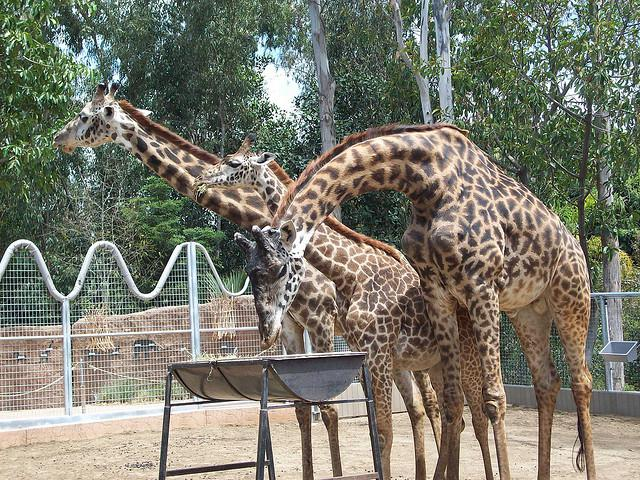
#> input picture TRT-TritonServer-Lesson/course_data/images/img_example.jpg, 640 x 480 px
$ jupyter execute 02-01-YOLO_PreProcessing.ipynb
#> lines starting #> are read from the running program, lines starting #| are printed output that depends on the picture
#> further down, img_ori is the input picture: shape (480, 640, 3); mean B, G, R 108.7, 122.3, 123.1
### TRT-TritonServer-Lesson/course_functions/ploting.py
import cv2
import matplotlib.pyplot as plt

def compare_images(*images, titles=None, figsize=(15, 5)):
    """
    显示多张图像的对比。

    参数:
        *images: 多张图像，可以是任意数量的图像。
        titles: 图像的标题列表，长度应与图像数量一致。如果为None，则不显示标题。
        figsize: 图像显示的大小，格式为 (宽, 高)。
    """
    num_images = len(images)
    if titles is not None and len(titles) != num_images:
        raise ValueError("The length of the titles list must match the number of images.")

    plt.figure(figsize=figsize)
    for i, img in enumerate(images, start=1):
        plt.subplot(1, num_images, i)
        plt.imshow(cv2.cvtColor(img, cv2.COLOR_BGR2RGB))
        plt.axis('off')
        if titles:
            plt.title(titles[i-1])
    plt.show()

### TRT-TritonServer-Lesson/02-01-YOLO_PreProcessing.ipynb
# <center>YOLO 前处理详解</center>

在目标检测任务中，**YOLO（You Only Look Once）** 系列算法以其高效性和准确性而备受青睐。然而，YOLO 模型的性能不仅取决于其网络结构的设计，还与其前处理过程密切相关。前处理阶段的核心任务是将输入图像调整为模型所需的格式，同时最大限度地保留图像的关键信息。本节课程将深入探讨 YOLO 前处理中的关键技术，涵盖 **Letterbox**、**仿射变换与双线性插值**，以及**基于 CUDA 的 WarpAffine 和 MultiWarpAffine 实现**。

YOLO 的前处理通常包括以下步骤：

- **等比例缩放**：保持图像纵横比的同时将图像缩放到目标尺寸。
- **边框填充**：在图像周围添加填充，以确保缩放后的图像符合目标尺寸。
- **转换为浮点数**：将图像像素值从整数转换为浮点数，便于后续计算。
- **归一化**：对图像像素值进行归一化处理，通常将其缩放到 [0, 1] 或 [-1, 1] 范围内。
- **通道转换**：将图像数据格式从 HWC（高度、宽度、通道）转换为 CHW（通道、高度、宽度），以适应模型输入要求。

通过以上步骤，YOLO 的前处理能够为模型提供高质量的输入数据，从而提升检测性能。

## <center>Letterbox 源码解析</center>

[cell 1]
import cv2
import numpy as np
from typing import Tuple

def letterbox(img: np.ndarray, new_shape: Tuple = (640, 640)) -> Tuple[np.ndarray, Tuple[float, float]]:
    """缩放图片同时保持纵横比并添加填充，适用于 YOLO 模型。"""
#> called with new_shape = (640, 640)
    shape = img.shape[:2]  # 当前图片的高度和宽度 [height, width]
#> shape = (480, 640)

    # 新旧尺寸之间的缩放比例（新尺寸 / 旧尺寸）
    r = min(new_shape[0] / shape[0], new_shape[1] / shape[1])
#> r = 1

    # 计算填充量
    new_unpad = int(round(shape[1] * r)), int(round(shape[0] * r))  # 缩放后未填充的尺寸
#> new_unpad = (640, 480)
    dw, dh = (new_shape[1] - new_unpad[0]) / 2, (new_shape[0] - new_unpad[1]) / 2  # 宽和高的填充量
#> dw = 0; dh = 80

    if shape[::-1] != new_unpad:  # 如果需要调整大小
        img = cv2.resize(img, new_unpad, interpolation=cv2.INTER_LINEAR)  # 使用线性插值调整图片大小到缩放后的尺寸

    top, bottom = int(round(dh - 0.1)), int(round(dh + 0.1))  # 顶部和底部填充量
#> top = 80; bottom = 80
    left, right = int(round(dw - 0.1)), int(round(dw + 0.1))  # 左右填充量
#> left = 0; right = 0
    img = cv2.copyMakeBorder(img, top, bottom, left, right, cv2.BORDER_CONSTANT, value=(114, 114, 114))  # 用固定值填充图片边界
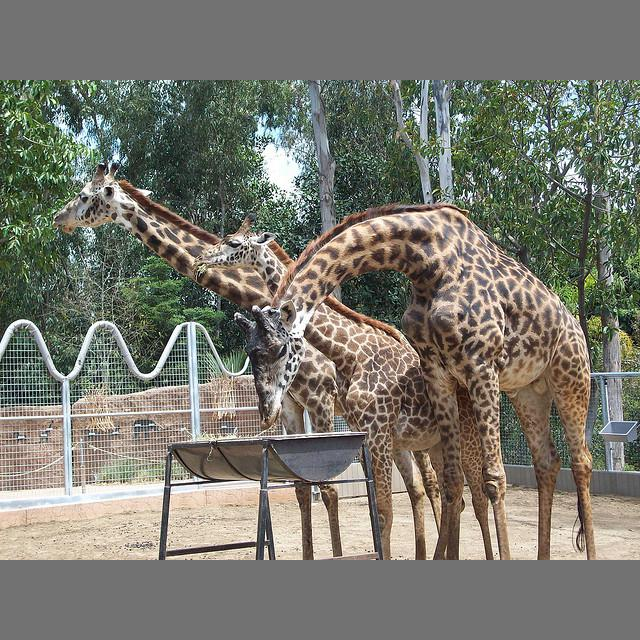
#> img: shape (640, 640, 3); mean of channels 0, 1, 2 110, 120.2, 120.8; drawn as B, G, R

    # 返回图片和填充宽度、高度的比例（相对图片尺寸）
    return img, (top / img.shape[0], left / img.shape[1])

[cell 2]
from course_functions.ploting import compare_images

img_ori = cv2.imread('./course_data/images/img_example.jpg')
img_letterbox, _ = letterbox(img_ori, (640, 640))
compare_images(img_ori, img_letterbox, titles=["Original Image", "Letterbox Image"])
#> in compare_images, `plt.show()`:
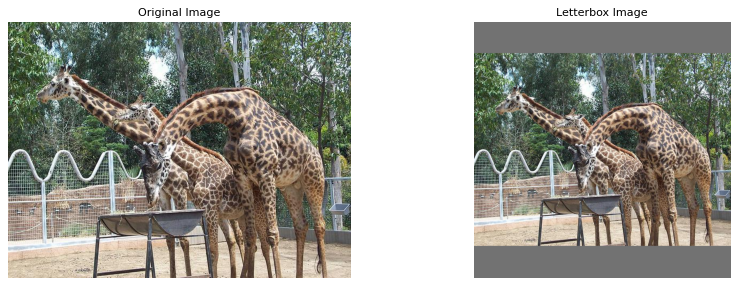
#> figure drawn by matplotlib, 2 panels

## <center>仿射变换</center>

`letterbox` 的核心功能是在保持图片纵横比的同时，将图片缩放到目标尺寸，并在多余的空间中添加填充。这一功能可以通过仿射变换实现，因为仿射变换能够同时处理缩放和平移操作。我们只需计算出仿射变换矩阵 $M$，即可通过 `cv2.warpAffine` 实现与 `letterbox` 相同的效果。以下是仿射变换矩阵 $M$ 的数学推理流程：

首先，计算缩放比例 $r$，以确保图像在缩放后不会超过目标尺寸的任一维度，同时保持纵横比。

$$
r = \min\left(\frac{\text{dst_width}}{\text{src_width}}, \frac{\text{dst_height}}{\text{src_height}}\right)
$$

接下来，计算在宽度和高度方向上的填充量 $dw$ 和 $dh$ 。这些填充量将用于在图像的两侧和上下添加填充，以使图像居中。

$$
\text{new_width} = \text{src_width} \times r, \text{new_height} = \text{src_height} \times r
$$

$$
dw = \frac{\text{dst_width} - \text{new_width}}{2}, dh = \frac{\text{dst_height} - \text{new_height}}{2}
$$

线性变换矩阵用于缩放图像。由于我们需要在 $x$ 和 $y$ 方向上以相同的比例 $r$ 缩放图像，线性变换矩阵 $A$ 为：

$$
M = \begin{pmatrix}
r & 0 \\
0 & r
\end{pmatrix}
$$

平移向量用于在 $x$ 和 $y$ 方向上分别平移 $dw$ 和 $dh$，以使图像居中。平移向量 $t$ 为：

$$
M = \begin{pmatrix}
dw \\
dh
\end{pmatrix}
$$

仿射变换矩阵 $M$ 由线性变换矩阵 $A$ 和平移向量 $t$ 组成。将 $A$ 和 $t$ 合并，得到 $M$：

$$
M=\begin{pmatrix} A & t \end{pmatrix}=\begin{pmatrix}
r & 0 & dw \\
0 & r & dh
\end{pmatrix}
$$

逆矩阵 $M^{-1}$ 用于将目标图像（$dst$）的坐标映射回源图像（$src$）的坐标:

$$
M^{-1}=\begin{pmatrix}
\frac{1}{r} & 0 & -\frac{dw}{r} \\
0 & \frac{1}{r} & -\frac{dh}{r}
\end{pmatrix}
$$

[cell 3]
def warp_affine(img: np.ndarray, new_shape: Tuple = (320, 320)) -> Tuple[np.ndarray, Tuple[float, float]]:
    """
    使用 cv2.warpAffine 实现 letterbox 功能：缩放图片同时保持纵横比并添加填充，适用于 YOLO 模型。
    """
#> called with new_shape = (640, 640)
    shape = img.shape[:2]  # 当前图片的高度和宽度 [height, width]
#> shape = (480, 640)

    # 新旧尺寸之间的缩放比例（新尺寸 / 旧尺寸）
    r = min(new_shape[0] / shape[0], new_shape[1] / shape[1])
#> r = 1

    # 计算填充量
    new_unpad = int(round(shape[1] * r)), int(round(shape[0] * r))  # 缩放后未填充的尺寸
#> new_unpad = (640, 480)
    dw, dh = (new_shape[1] - new_unpad[0]) / 2, (new_shape[0] - new_unpad[1]) / 2  # 宽和高的填充量

    # 构造仿射变换矩阵
    M = np.float32([[r, 0, dw], [0, r, dh]])

    # 应用仿射变换
    img_warped = cv2.warpAffine(img, M, dsize=(new_shape[1], new_shape[0]), borderValue=(114, 114, 114))

    # 返回图片和填充宽度、高度的比例（相对图片尺寸）
    return img_warped, (dh / new_shape[0], dw / new_shape[1])

[cell 4]
img_warp_affine, _ = warp_affine(img_ori, (640, 640)) # 调用 letterbox 方法缩放和填充图片
compare_images(img_ori, img_warp_affine, titles=["Original Image", "WarpAffine Image"])

### <center>仿射变换 CUDA 实现</center>

在通过 CUDA 实现仿射变换之前，我们需要深入理解如何将原始坐标通过仿射变换矩阵转换为变换后的坐标。仿射变换可以表示为：

$$
\begin{pmatrix}
x' \\
y'
\end{pmatrix}
=
\begin{pmatrix}
a & b \\
c & d
\end{pmatrix}
\begin{pmatrix}
x \\
y
\end{pmatrix}
+
\begin{pmatrix}
e \\
f
\end{pmatrix}
$$

其中，$\begin{pmatrix} x' \\ y' \end{pmatrix}$ 是变换后的坐标，$\begin{pmatrix} x \\ y \end{pmatrix}$ 是原始坐标，$\begin{pmatrix} a & b \\ c & d \end{pmatrix}$ 是线性变换矩阵，用于旋转、缩放、剪切等操作，$\begin{pmatrix} e \\ f \end{pmatrix}$ 是平移向量，用于平移操作。

为了将线性变换和平移统一表示，可以使用齐次坐标。齐次坐标将二维坐标 $(x, y)$ 扩展为三维坐标 $(x, y, 1)$，并将仿射变换表示为矩阵乘法：

$$
\begin{pmatrix}
x' \\
y' \\
1
\end{pmatrix}
=
\begin{pmatrix}
a & b & e \\
c & d & f \\
0 & 0 & 1
\end{pmatrix}
\begin{pmatrix}
x \\
y \\
1
\end{pmatrix}
$$

通过这种方式，我们可以将仿射变换统一表示为矩阵乘法，从而显著简化计算过程。接下来，我们将[利用 CUDA 实现仿射变换](./course_codes/02.01.01.WarpAffine)，充分发挥 GPU 的并行计算优势，大幅提升处理效率。 在此之前，让我们先了解一下基于 `Numpy` 的仿射变换实现方式。

[cell 5]
def warp_affine_manual(img: np.ndarray, new_shape: Tuple = (320, 320)) -> Tuple[np.ndarray, Tuple[float, float]]:
    """
    手动通过 WarpAffine 实现 letterbox 功能：缩放图片同时保持纵横比并添加填充，适用于 YOLO 模型。
    """
#> called with new_shape = (640, 640)
    shape = img.shape[:2]  # 当前图片的高度和宽度 [height, width]

    # 新旧尺寸之间的缩放比例（新尺寸 / 旧尺寸）
    r = min(new_shape[0] / shape[0], new_shape[1] / shape[1])
    # inv_r = max(shape[0] / new_shape[0], shape[1] / new_shape[1])

    new_unpad = int(round(shape[1] * r)), int(round(shape[0] * r))  # 缩放后未填充的尺寸
    dw, dh = (new_shape[1] - new_unpad[0]) / 2, (new_shape[0] - new_unpad[1]) / 2  # 宽和高的填充量

    # 构造仿射变换矩阵
    M = np.float32([[r, 0, dw], [0, r, dh], [0, 0, 1]])

    # 求逆矩阵，也就是 new_shape -> shape 的矩阵
    INV_M = np.linalg.inv(M)
    # 等效为 以下结果
    # INV_M = np.float32([[1/r, 0, - (dw/r)], [0, 1/r, -(dh/r)], [0, 0, 1]])
    # INV_M = np.float32([[inv_r, 0, - dw * inv_r], [0, inv_r, - dh * inv_r], [0, 0, 1]])

    # 创建目标图像
    img_warped = np.full((new_shape[0], new_shape[1], 3), (114, 114, 114), dtype=np.uint8)

    # 遍历目标图像的每个像素
    for dy in range(new_shape[0]):
        for dx in range(new_shape[1]):
            # 使用逆变换矩阵计算原图像中的坐标
            x = INV_M[0, 0] * dx + INV_M[0, 1] * dy + INV_M[0, 2]
            y = INV_M[1, 0] * dx + INV_M[1, 1] * dy + INV_M[1, 2]

            # 检查是否在原图像范围内
            if 0 <= x < shape[1] and 0 <= y < shape[0]:
                # 最近邻插值
                u, v = int(round(x)), int(round(y))
                # 该代码实现的简易WarpAffine仅适用于用大尺寸->小尺寸，不然会出现 IndexError
                # 在实际的应用场景中几乎不会存在将输入画面上采样后作为模型的输入
                img_warped[dy, dx] = img[v, u]

    # 返回图片和填充宽度、高度的比例（相对图片尺寸）
    return img_warped, (dh / new_shape[0], dw / new_shape[1])

[cell 6]
img_warp_affine_manual, _ = warp_affine_manual(img_ori, (640, 640)) # 调用 letterbox 方法缩放和填充图片
compare_images(img_ori, img_warp_affine_manual, titles=["Original Image", "WarpAffine Image"])
